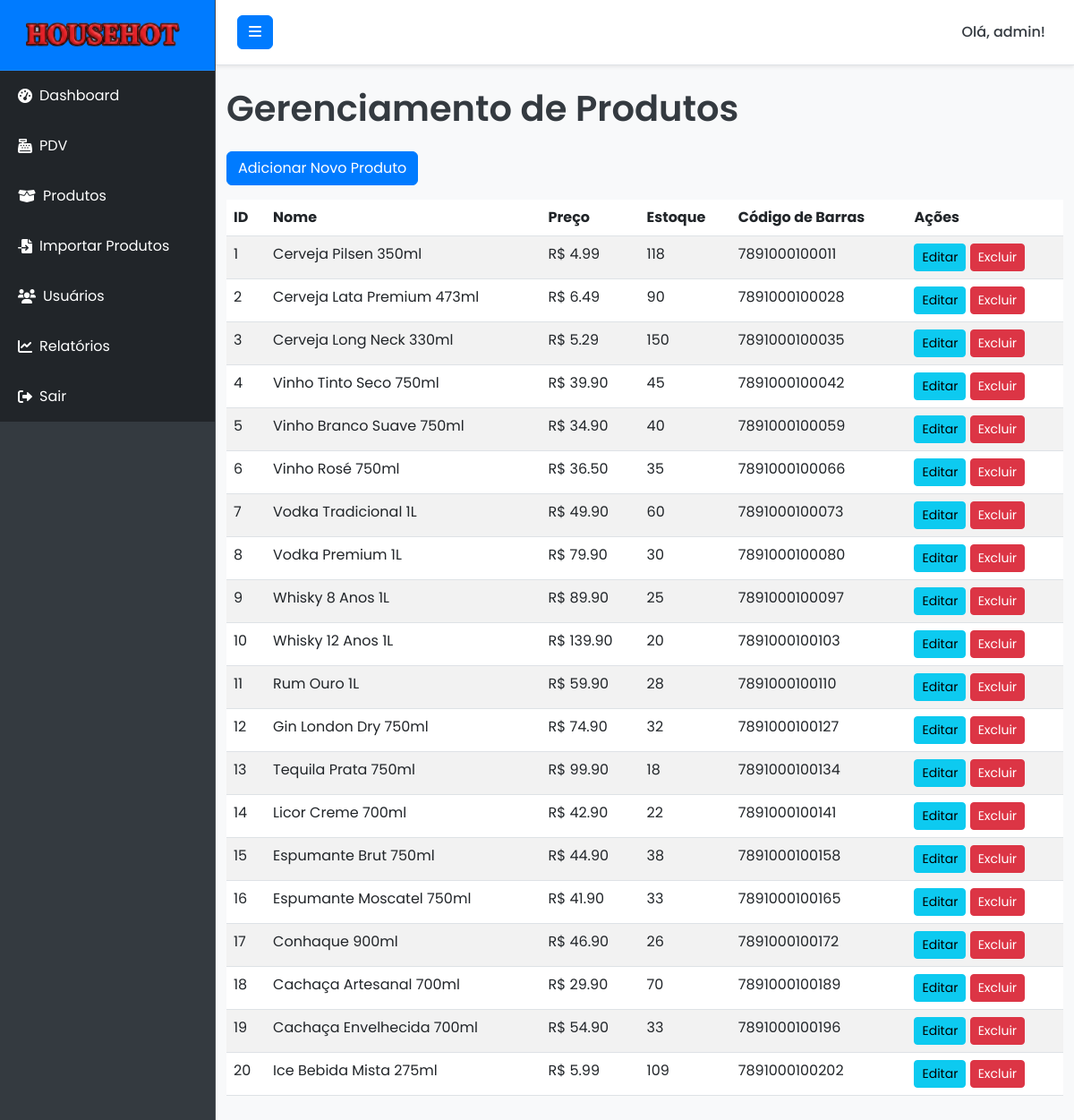
Page /products (signed in) on the earlier database version.
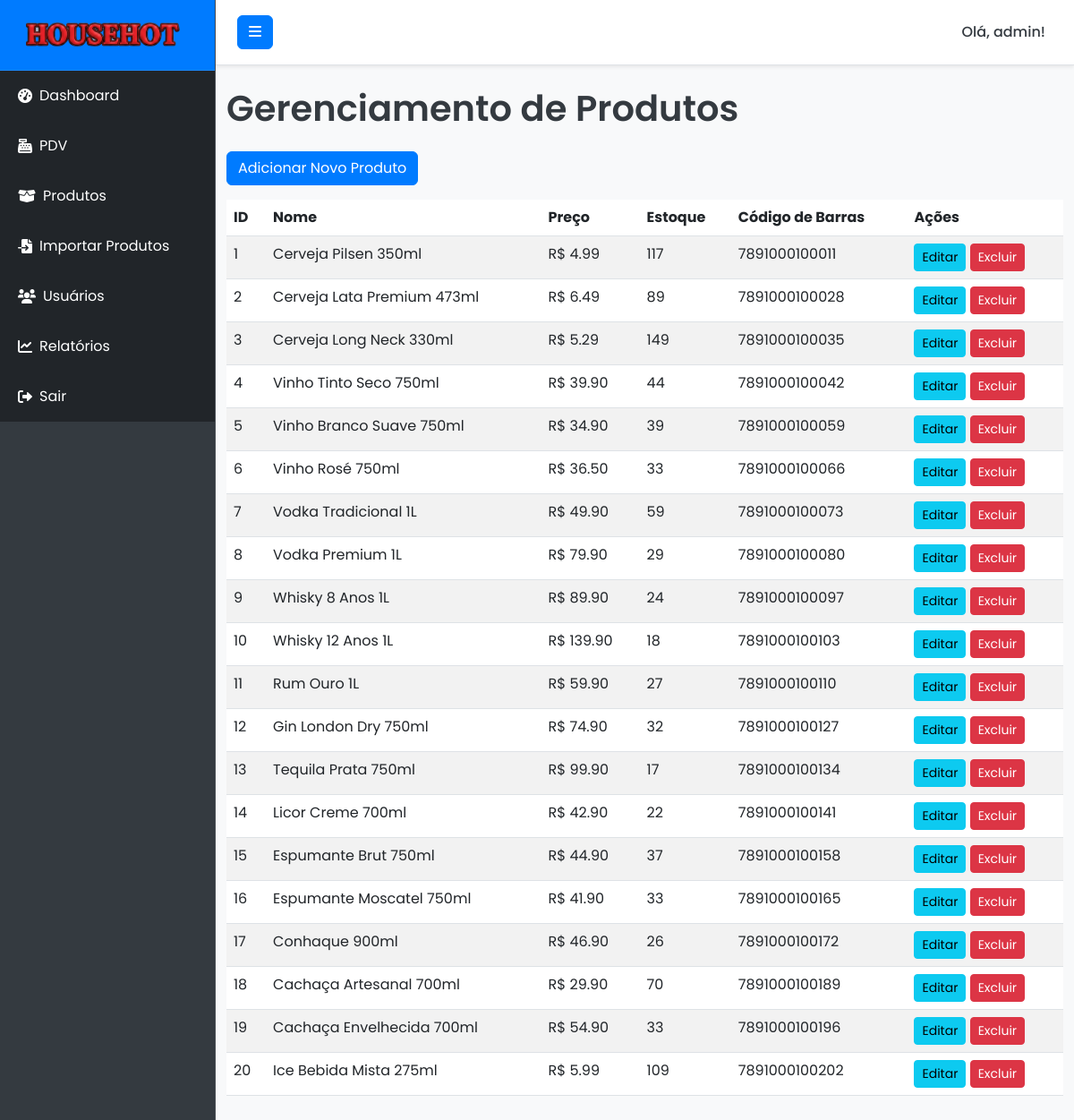
Same page on the later database version.
### models.py (models this page shows, shortened)
class User(db.Model, UserMixin):
    id = db.Column(db.Integer, primary_key=True)
    username = db.Column(db.String(64), unique=True, nullable=False)
    email = db.Column(db.String(120), unique=True, nullable=False)
    password_hash = db.Column(db.String(128))
    role = db.Column(db.String(20), default='user') # 'admin' ou 'user'
    sales = db.relationship('Sale', backref='user', lazy=True) # Relacionamento com vendas
    def is_admin(self):
        return self.role == 'admin'

class Product(db.Model):
    id = db.Column(db.Integer, primary_key=True)
    name = db.Column(db.String(100), nullable=False)
    description = db.Column(db.Text, nullable=True)
    price = db.Column(db.Numeric(10, 2), nullable=False)
    stock = db.Column(db.Integer, default=0)
    barcode = db.Column(db.String(100), unique=True, nullable=True) # Código de barras opcional

### routes.py (the view)
@main_bp.route('/products')
@admin_required
def products():
    from models import Product
    products = Product.query.all()
    return render_template('products.html', products=products)

### app.py (called while the page is built)
def create_app():
    app = Flask(__name__, instance_relative_config=True)
    app.config.from_object('config.Config')
    try:
        app.config.from_pyfile('config.py')
    except FileNotFoundError:
        pass
    db.init_app(app)
    login_manager.init_app(app)
    migrate.init_app(app, db) # Inicializa Flask-Migrate com o app e o db
    login_manager.login_view = 'main.login'
    login_manager.login_message_category = 'info'
    login_manager.login_message = 'Por favor, faça login para acessar esta página.'
    @login_manager.user_loader
    def load_user(user_id):
        return User.query.get(int(user_id))
    app.register_blueprint(main_bp)
    return app

### routes.py (called while the page is built)
def admin_required(f):
    @wraps(f)
    @login_required
    def decorated_function(*args, **kwargs):
        from models import User
        if not current_user.is_admin():
            flash('Você não tem permissão para acessar esta página.', 'danger')
            return redirect(url_for('main.dashboard'))
        return f(*args, **kwargs)
    return decorated_function

### templates/products.html (shortened to what this page needs)
{% extends "base.html" %}
{% block content %}
<h1 class="mb-4">Gerenciamento de Produtos</h1>
<a href="{{ url_for('main.add_product') }}" class="btn btn-primary mb-3">Adicionar Novo Produto</a>
<table class="table table-striped table-hover">
    <thead>
        <tr>
            <th>ID</th>
            <th>Nome</th>
            <th>Preço</th>
            <th>Estoque</th>
            <th>Código de Barras</th>
            <th>Ações</th>
        </tr>
    </thead>
    <tbody>
        {% for product in products %}
        <tr>
            <td>{{ product.id }}</td>
            <td>{{ product.name }}</td>
            <td>R$ {{ "%.2f"|format(product.price) }}</td>
            <td>{{ product.stock }}</td>
            <td>{{ product.barcode if product.barcode else 'N/A' }}</td>
            <td>
                <a href="{{ url_for('main.edit_product', product_id=product.id) }}" class="btn btn-sm btn-info">Editar</a>
                <form action="{{ url_for('main.delete_product', product_id=product.id) }}" method="POST" style="display:inline;">
                    <button type="submit" class="btn btn-sm btn-danger" onclick="return confirm('Tem certeza que deseja excluir este produto?');">Excluir</button>
                </form>
            </td>
        </tr>
        {% else %}
        <tr>
            <td colspan="6" class="text-center">Nenhum produto cadastrado.</td>
        </tr>
        {% endfor %}
    </tbody>
</table>
{% endblock %}

### templates/base.html (shortened to what this page needs)
<!DOCTYPE html>
<html lang="pt-br">
<head>
    <link href="https://cdn.jsdelivr.net/npm/bootstrap@5.3.0/dist/css/bootstrap.min.css" rel="stylesheet">
    <link rel="stylesheet" href="https://cdnjs.cloudflare.com/ajax/libs/font-awesome/6.0.0-beta3/css/all.min.css">
    <link rel="stylesheet" href="{{ url_for('static', filename='css/style.css') }}">
</head>
<body>
    <div class="d-flex" id="wrapper">
        <div class="bg-dark border-right" id="sidebar-wrapper">
            <div class="sidebar-heading text-white text-center py-4 fs-4 fw-bold">
                <img src="{{ url_for('static', filename='img/logo.png') }}" alt="Logo" class="me-2" style="height: 30px;">
            </div>
            <div class="list-group list-group-flush">
                <a href="{{ url_for('main.dashboard') }}" class="list-group-item list-group-item-action bg-dark text-white">
                    <i class="fas fa-tachometer-alt me-2"></i> Dashboard
                </a>
                <a href="{{ url_for('main.pdv') }}" class="list-group-item list-group-item-action bg-dark text-white">
                    <i class="fas fa-cash-register me-2"></i> PDV
                </a>
                {% if current_user.is_authenticated and current_user.is_admin() %}
                <a href="{{ url_for('main.products') }}" class="list-group-item list-group-item-action bg-dark text-white">
                    <i class="fas fa-box-open me-2"></i> Produtos
                </a>
                <a href="{{ url_for('main.import_products') }}" class="list-group-item list-group-item-action bg-dark text-white">
                    <i class="fas fa-file-import me-2"></i> Importar Produtos
                </a>
                <a href="{{ url_for('main.users') }}" class="list-group-item list-group-item-action bg-dark text-white">
                    <i class="fas fa-users me-2"></i> Usuários
                </a>
                <a href="{{ url_for('main.reports') }}" class="list-group-item list-group-item-action bg-dark text-white">
                    <i class="fas fa-chart-line me-2"></i> Relatórios
                </a>
                {% endif %}
                <a href="{{ url_for('main.logout') }}" class="list-group-item list-group-item-action bg-dark text-white">
                    <i class="fas fa-sign-out-alt me-2"></i> Sair
                </a>
            </div>
        </div>
        <div id="page-content-wrapper">
            <nav class="navbar navbar-expand-lg navbar-light bg-light border-bottom">
                <button class="btn btn-primary" id="menu-toggle">
                    <i class="fas fa-bars"></i>
                </button>
                <div class="collapse navbar-collapse" id="navbarSupportedContent">
                    <ul class="navbar-nav ms-auto mt-2 mt-lg-0">
                        <li class="nav-item active">
                            <a class="nav-link" href="#">Olá, {{ current_user.username }}!</a>
                        </li>
                    </ul>
                </div>
            </nav>
            <div class="container-fluid py-4">
                {% block content %}{% endblock %}
            </div>
        </div>
    </div>
</body>
</html>

### static/css/style.css (style rules this page uses)
:root { --primary-color: #007bff; --secondary-color: #28a745; --info-color: #17a2b8; --warning-color: #ffc107; --danger-color: #dc3545; --background-light: #f8f9fa; --text-dark: #343a40; --text-light: #ffffff; --sidebar-bg: #343a40; --sidebar-link-hover: #0056b3; --sidebar-header-bg: var(--primary-color); --navbar-bg: #ffffff; --navbar-border-bottom: #e0e0e0; --card-bg: #ffffff; --card-shadow: 0 0.125rem 0.25rem rgba(0, 0, 0, 0.075); --login-bg-gradient-start: #007bff; --login-bg-gradient-end: #0056b3; --login-card-bg: rgba(255, 255, 255, 0.95); --login-card-shadow: 0 10px 25px rgba(0, 0, 0, 0.2); }
body { font-family: 'Poppins', sans-serif; background-color: var(--background-light); color: var(--text-dark); overflow-x: hidden; margin: 0; }
h1, h2, h3, h4, h5, h6 { color: var(--text-dark); font-weight: 600; }
#wrapper { display: flex; }
#sidebar-wrapper { min-height: 100vh; margin-left: -15rem; transition: margin .25s ease-out; background-color: var(--sidebar-bg) !important; border-right: 1px solid rgba(255, 255, 255, 0.1); }
#sidebar-wrapper .sidebar-heading { padding: 1.5rem 1.25rem; font-size: 1.2rem; color: var(--text-light); background-color: var(--sidebar-header-bg); border-bottom: 1px solid rgba(255, 255, 255, 0.1); display: flex; align-items: center; justify-content: center; }
#sidebar-wrapper .sidebar-heading img { height: 30px; margin-right: 10px; }
#sidebar-wrapper .list-group { width: 15rem; }
#sidebar-wrapper .list-group-item { border: none; padding: 1rem 1.25rem; color: rgba(255, 255, 255, 0.7); background-color: transparent; transition: background-color 0.3s ease, color 0.3s ease; display: flex; align-items: center; }
#sidebar-wrapper .list-group-item i { margin-right: 10px; }
#page-content-wrapper { min-width: 100vw; }
@media (min-width: 768px) { #sidebar-wrapper { margin-left: 0; } }
@media (min-width: 768px) { #page-content-wrapper { min-width: 0; width: 100%; } }
.navbar { padding: 1rem 1.5rem; background-color: var(--navbar-bg) !important; border-bottom: 1px solid var(--navbar-border-bottom); box-shadow: var(--card-shadow); }
.navbar .btn-primary { background-color: var(--primary-color); border-color: var(--primary-color); color: var(--text-light); }
.navbar-nav .nav-link { color: var(--text-dark); font-weight: 500; }
.btn-primary { background-color: var(--primary-color); border-color: var(--primary-color); color: var(--text-light); }
.btn-danger { background-color: var(--danger-color); border-color: var(--danger-color); color: var(--text-light); }

Differences in the rows shown:
changed Product "Cerveja Pilsen 350ml": stock "118" → "117"
changed Product "Cerveja Lata Premium 473ml": stock "90" → "89"
changed Product "Cerveja Long Neck 330ml": stock "150" → "149"
changed Product "Vinho Tinto Seco 750ml": stock "45" → "44"
changed Product "Vinho Branco Suave 750ml": stock "40" → "39"
changed Product "Vinho Rosé 750ml": stock "35" → "33"
changed Product "Vodka Tradicional 1L": stock "60" → "59"
changed Product "Vodka Premium 1L": stock "30" → "29"
changed Product "Whisky 8 Anos 1L": stock "25" → "24"
changed Product "Whisky 12 Anos 1L": stock "20" → "18"
changed Product "Rum Ouro 1L": stock "28" → "27"
changed Product "Tequila Prata 750ml": stock "18" → "17"
changed Product "Espumante Brut 750ml": stock "38" → "37"
